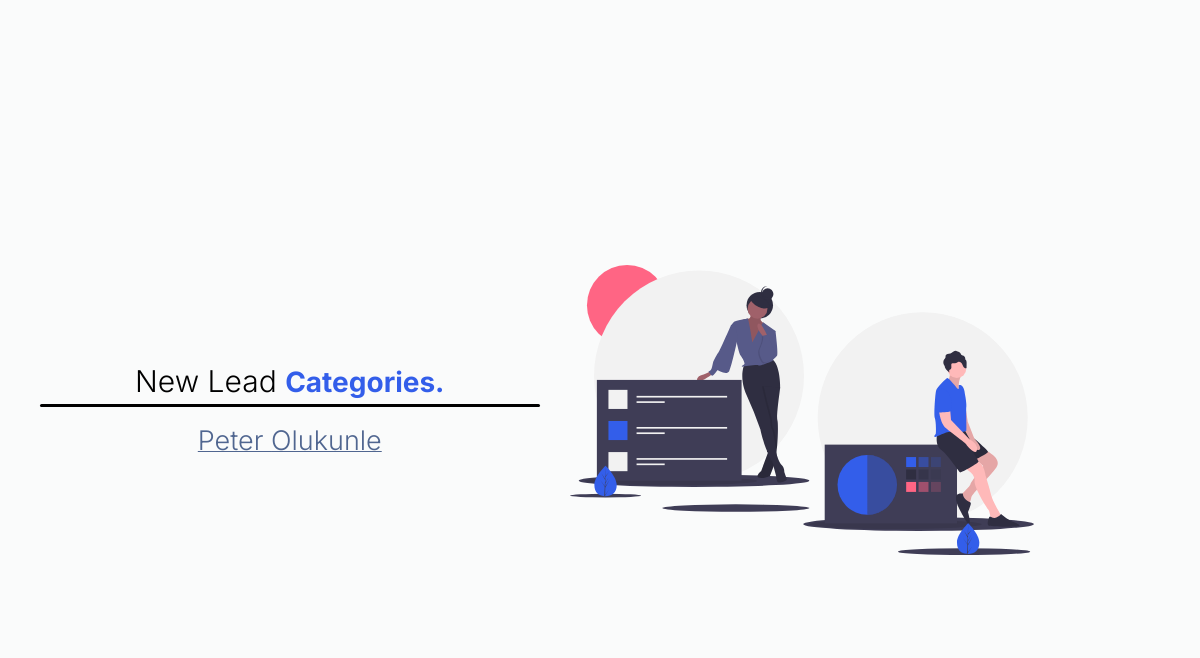
The app's page /new_leads/ (signed in), older data.
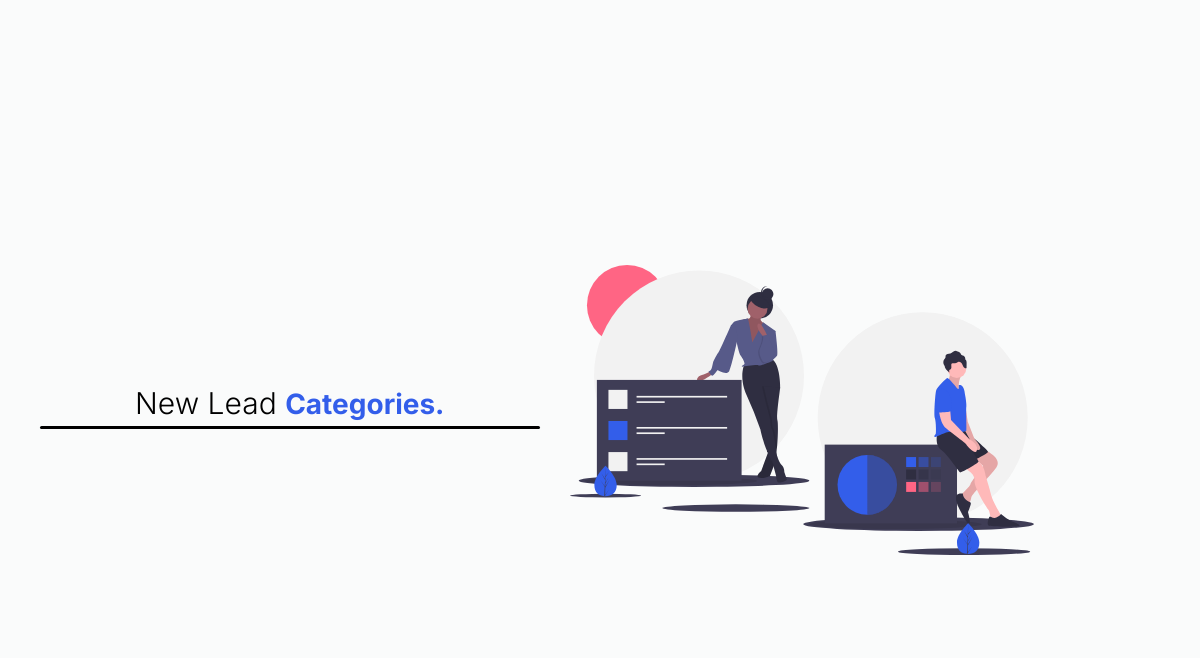
The same page, newer data.
### CRMapp/models.py (models this page shows, shortened)
class Lead(models.Model):
    first_name = models.CharField(max_length=20)
    last_name = models.CharField(max_length=20)
    age = models.IntegerField(default=0)
    description = models.TextField(null=True, blank=True)
    agent = models.ForeignKey("Agent", on_delete=models.SET_NULL, null=True, blank=True)
    date_added = models.DateTimeField(auto_now_add=True)
    organisation = models.ForeignKey("Auto", on_delete=models.CASCADE)
    category = models.ForeignKey("Category", on_delete=models.SET_NULL, null=True, blank=True, related_name='leads')
    created_at = models.DateTimeField(default=datetime.now, blank=True, null=True)

### CRMapp/views.py (the view)
# urls.py: path('new_leads/', views.New_lead_category.as_view(), name='new-leadcategory'),
class New_lead_category(LoginRequiredMixin, generic.ListView):
    template_name = 'new_lead_category.html'
    def get_queryset(self):
        queryset = Category.objects.filter(user = self.request.user)
        return queryset
    def get_context_data(self, **kwargs):
        context = super(New_lead_category, self).get_context_data(**kwargs)
        if self.request.user.is_organisor:
            queryset = Lead.objects.filter(organisation = self.request.user.auto)
        else:
            queryset = Lead.objects.filter(agent = self.request.user.agent)
        context.update({
            'new_leads':queryset.filter(category__isnull=True),
        })
        return context

### CRMapp/templates/new_lead_category.html (shortened to what this page needs)
{% extends 'registration/signup.html' %}
{% load tailwind_filters %}
{% load static %}
{% block content %}
<body>
    <div class="container">
        <div class="box">
            <div class="span">
                <h1>New Lead <span>Categories.</span></h1>
            </div>
                <div class="login">
                    {% for new_lead_category in new_leads %}
                    {% if request.user.is_organisor %}
                    <a class="text-3xl" style="text-decoration: none;" href="{% url 'leads:category-leadupdate' new_lead_category.id  %}"><h2>{{new_lead_category.first_name}}  {{new_lead_category.last_name}}</h2></a>
                    {% else %}
                    <a class="text-3xl" style="text-decoration: none;" href="{% url 'leads:lead-agentupdate' new_lead_category.id  %}"><h2>{{new_lead_category.first_name}}  {{new_lead_category.last_name}}</h2></a>
                    {% endif %}
                    {% endfor %}
                </div>
        </div>
        <div class="team_img_wrapper">
            <img src="{% static 'images/team.svg' %}" alt="team-img" />
          </div>
    </div>
</body>
{% endblock %}

Row changes from the older to the newer data that the page shows:
removed Lead: first_name "Peter", last_name "Olukunle"
